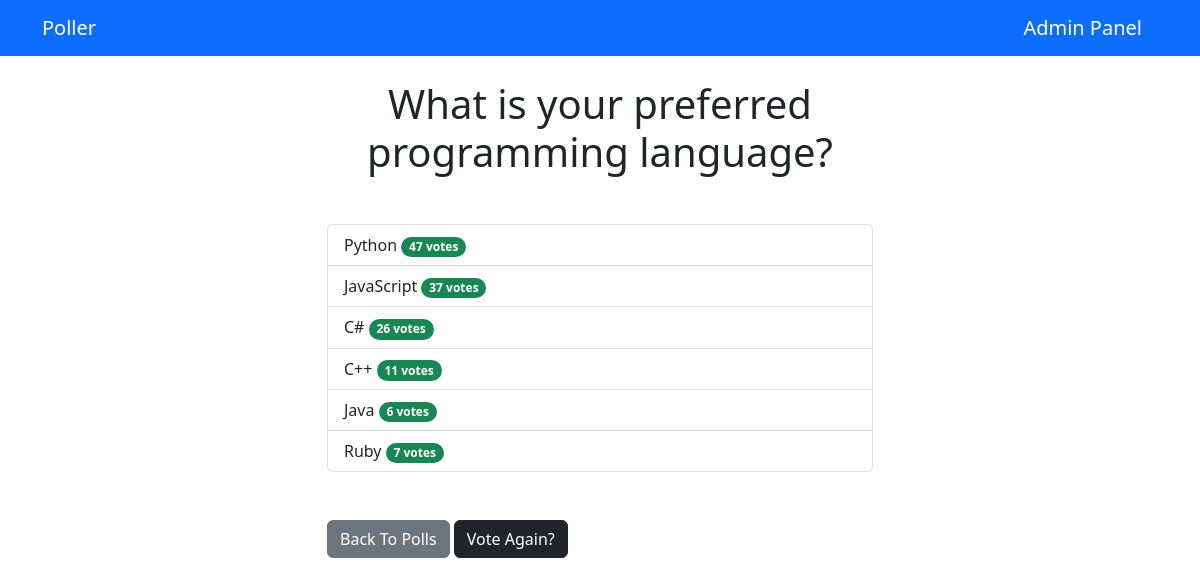
Page /polls/1/results/ on the committed database.
### polls/models.py (models this page shows, shortened)
class Question(models.Model):
    q_text = models.CharField(max_length=200)
    published = models.DateTimeField('date published')

class Choices(models.Model):
    question = models.ForeignKey(Question, on_delete=models.CASCADE)
    choice = models.CharField(max_length=200)
    votes = models.IntegerField(default=0)

### polls/views.py (the view)
# urls.py: path('<int:question_id>/results/', views.results, name='results'),
def results(request, question_id):
    question = get_object_or_404(Question, pk=question_id)
    return render(request, 'polls/results.html', {'question': question})

### templates/polls/results.html
{% extends 'base.html' %}
{% block content %}
<h1 class="mb-5 text-center">{{ question.q_text }}</h1>
<ul class="list-group mb-5">
  {% for choices in question.choices_set.all %}
  <li class="list-group-item">
    {{ choices.choice }} <span class="badge rounded-pill text-bg-success">{{ choices.votes }} vote{{ choices.votes | pluralize }}</span>
  </li>
  {% endfor %}
</ul>
<a class="btn btn-secondary" href="{% url 'polls:index' %}">Back To Polls</a>
<a class="btn btn-dark" href="{% url 'polls:detail' question.id %}">Vote Again?</a>
{% endblock %}

### rows in the picture
Question: q_text "What is your preferred programming language?"
Choices: choice "Python", votes "47", votes|pluralize "s"
Choices: choice "JavaScript", votes "37", votes|pluralize "s"
Choices: choice "C#", votes "26", votes|pluralize "s"
Choices: choice "C++", votes "11", votes|pluralize "s"
Choices: choice "Java", votes "6", votes|pluralize "s"
Choices: choice "Ruby", votes "7", votes|pluralize "s"
